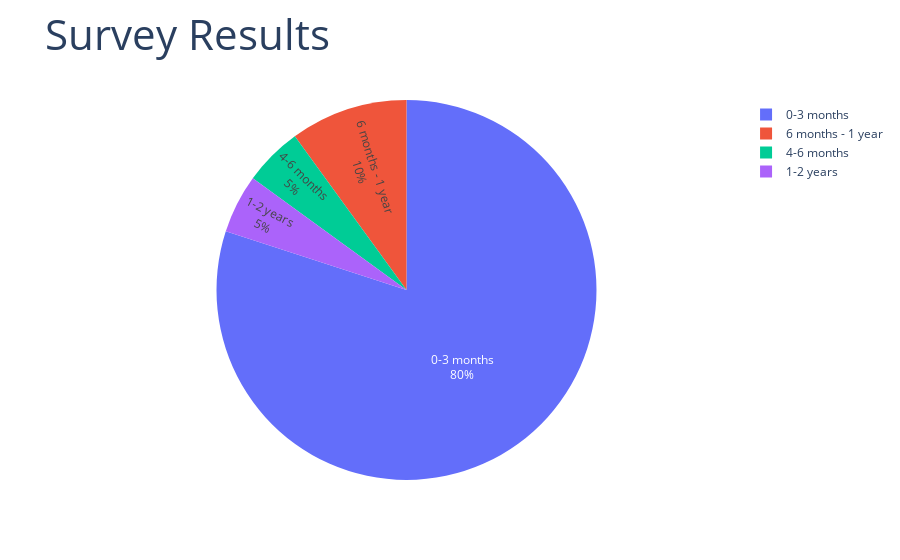

The notebook cell saved with this chart:
### Code cell
fig = px.pie(df,
             names='How much experience do you have programming?',
             title='Survey Results'
            )

fig.update_traces(
            textposition ='inside',
            textinfo ='percent+label'
            )

fig.update_layout(
            title_font_size = 42
            )

### Figure 1 — Plotly figure (JSON) as saved in the notebook; plotly's stock layout.template omitted (floating-point values rounded to 4 significant figures)
{"data": [{"domain": {"x": [0, 1], "y": [0, 1]}, "hovertemplate": "How much experience do you have programming?=%{label}<extra></extra>", "labels": ["6 months - 1 year", "0-3 months", "0-3 months", "0-3 months", "0-3 months", "0-3 months", "0-3 months", "0-3 months", "0-3 months", "0-3 months", "0-3 months", "0-3 months", "4-6 months", "1-2 years", "0-3 months", "0-3 months", "0-3 months", "0-3 months", "0-3 months", "6 months - 1 year"], "legendgroup": "", "name": "", "showlegend": true, "textinfo": "percent+label", "textposition": "inside", "type": "pie"}], "layout": {"autosize": true, "legend": {"tracegroupgap": 0}, "title": {"font": {"size": 42}, "text": "Survey Results"}}}
